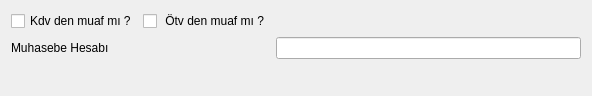
<?xml version="1.0" encoding="UTF-8"?>
<ui version="4.0">
 <class>STOK_DETAYLAR_BATCH</class>
 <widget class="QDialog" name="STOK_DETAYLAR_BATCH">
  <property name="geometry">
   <rect>
    <x>0</x>
    <y>0</y>
    <width>592</width>
    <height>93</height>
   </rect>
  </property>
  <property name="windowTitle">
   <string>Dialog</string>
  </property>
  <layout class="QGridLayout" name="gridLayout_2">
   <item row="0" column="0">
    <layout class="QGridLayout" name="gridLayout" rowstretch="0,0,0" columnstretch="1,0,0,0">
     <item row="1" column="0">
      <widget class="QLabel" name="label">
       <property name="sizePolicy">
        <sizepolicy hsizetype="Fixed" vsizetype="Fixed">
         <horstretch>0</horstretch>
         <verstretch>0</verstretch>
        </sizepolicy>
       </property>
       <property name="text">
        <string>Muhasebe Hesabı</string>
       </property>
      </widget>
     </item>
     <item row="1" column="1">
      <widget class="QSearchEdit" name="searchEdit_muh_hesabi">
       <property name="sizePolicy">
        <sizepolicy hsizetype="Fixed" vsizetype="Fixed">
         <horstretch>0</horstretch>
         <verstretch>0</verstretch>
        </sizepolicy>
       </property>
       <property name="whatsThis">
        <string>Arama widget. </string>
       </property>
       <property name="QSearchEdit" stdset="0">
        <rect>
         <x>0</x>
         <y>0</y>
         <width>100</width>
         <height>100</height>
        </rect>
       </property>
      </widget>
     </item>
     <item row="1" column="2" colspan="2">
      <widget class="QLineEdit" name="lineEdit_muh_hesap_adi">
       <property name="sizePolicy">
        <sizepolicy hsizetype="Expanding" vsizetype="Fixed">
         <horstretch>0</horstretch>
         <verstretch>0</verstretch>
        </sizepolicy>
       </property>
       <property name="focusPolicy">
        <enum>Qt::NoFocus</enum>
       </property>
       <property name="readOnly">
        <bool>true</bool>
       </property>
      </widget>
     </item>
     <item row="2" column="0" colspan="3">
      <spacer name="horizontalSpacer_3">
       <property name="orientation">
        <enum>Qt::Horizontal</enum>
       </property>
       <property name="sizeHint" stdset="0">
        <size>
         <width>460</width>
         <height>20</height>
        </size>
       </property>
      </spacer>
     </item>
     <item row="2" column="3">
      <widget class="QWidget" name="widget_batch_buttons" native="true"/>
     </item>
     <item row="0" column="0">
      <widget class="QCheckBox" name="checkBox_kdv_muaf_mi">
       <property name="sizePolicy">
        <sizepolicy hsizetype="Fixed" vsizetype="Fixed">
         <horstretch>0</horstretch>
         <verstretch>0</verstretch>
        </sizepolicy>
       </property>
       <property name="text">
        <string>Kdv den muaf mı ?</string>
       </property>
      </widget>
     </item>
     <item row="0" column="1">
      <widget class="QCheckBox" name="checkBox_otv_muaf_mi">
       <property name="sizePolicy">
        <sizepolicy hsizetype="Fixed" vsizetype="Fixed">
         <horstretch>0</horstretch>
         <verstretch>0</verstretch>
        </sizepolicy>
       </property>
       <property name="text">
        <string> Ötv den muaf mı ?</string>
       </property>
      </widget>
     </item>
     <item row="0" column="2">
      <spacer name="horizontalSpacer_2">
       <property name="orientation">
        <enum>Qt::Horizontal</enum>
       </property>
       <property name="sizeHint" stdset="0">
        <size>
         <width>178</width>
         <height>20</height>
        </size>
       </property>
      </spacer>
     </item>
    </layout>
   </item>
  </layout>
 </widget>
 <customwidgets>
  <customwidget>
   <class>QSearchEdit</class>
   <extends>QWidget</extends>
   <header>QSearchEdit.h</header>
  </customwidget>
 </customwidgets>
 <tabstops>
  <tabstop>checkBox_kdv_muaf_mi</tabstop>
  <tabstop>checkBox_otv_muaf_mi</tabstop>
  <tabstop>searchEdit_muh_hesabi</tabstop>
  <tabstop>lineEdit_muh_hesap_adi</tabstop>
 </tabstops>
 <resources/>
 <connections/>
</ui>
